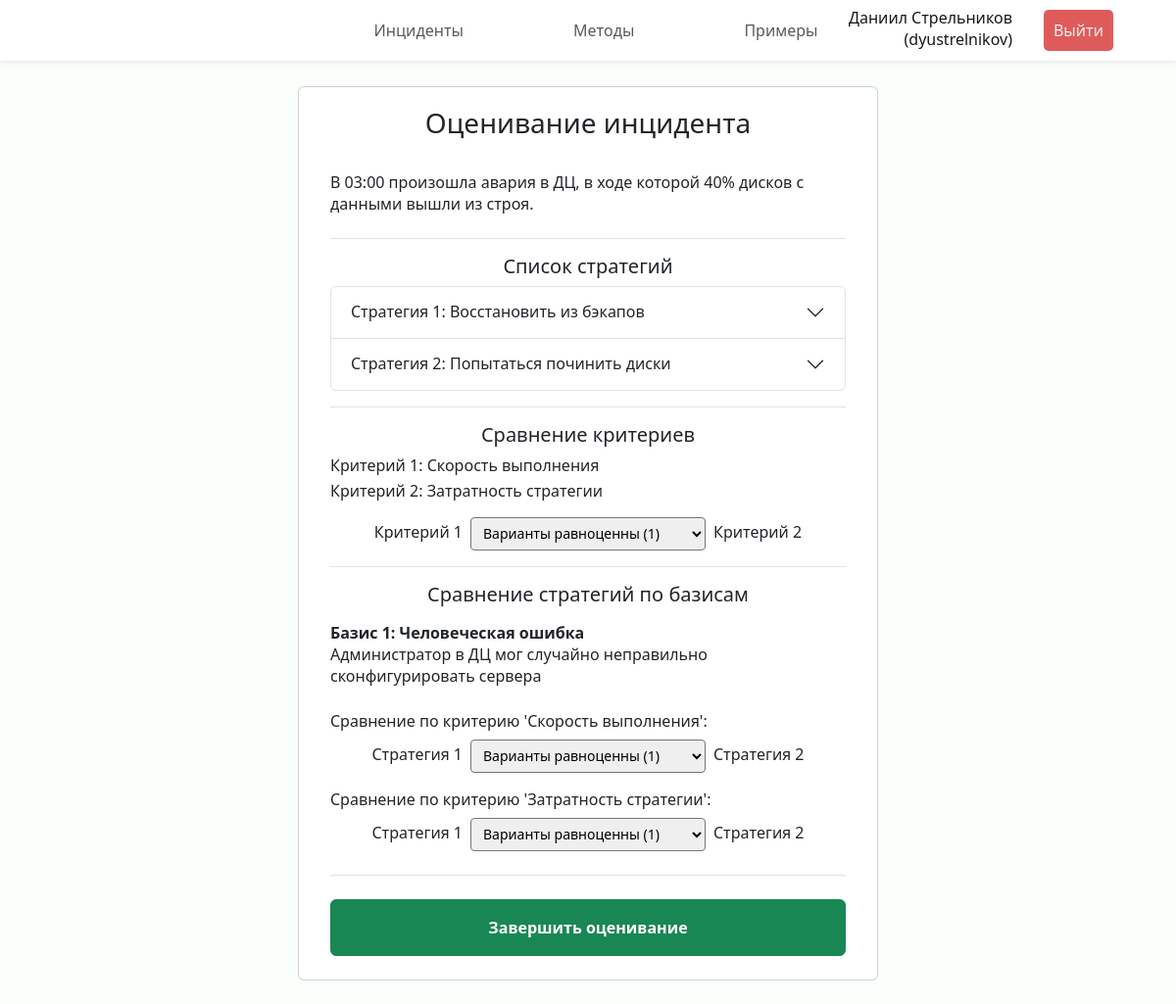
The app's page /incident/9/assess (signed in) with its own data.
### incidents/models.py (models this page shows, shortened)
class Incident(models.Model):
    name = models.CharField("Название", max_length=100)
    description = models.TextField("Описание")
    created_at = models.DateTimeField("Создан")
    results = models.JSONField("Результаты", null=True, blank=True)
    creator = models.ForeignKey(Expert, verbose_name="Инициатор", on_delete=models.CASCADE,
                                related_name="authored_incidents")
    status = models.ForeignKey(Status, verbose_name="Статус", on_delete=models.CASCADE)
    criteries = models.ManyToManyField(Criteria, through="IncidentCriteria")
    experts = models.ManyToManyField(Expert, through="IncidentExpert")
    class Meta:
        verbose_name = "Инцидент"
        verbose_name_plural = "Инциденты"

class Strategy(models.Model):
    incident = models.ForeignKey(Incident, verbose_name="Инцидент", on_delete=models.CASCADE)
    name = models.CharField("Название", max_length=100)
    description = models.TextField("Описание")
    number = models.PositiveSmallIntegerField("Номер")
    class Meta:
        verbose_name = "Стратегия устранения инцидента"
        verbose_name_plural = "Стратегии устранения инцидента"
        unique_together = ('incident', 'name',)

class IncidentCriteria(models.Model):
    incident = models.ForeignKey(Incident, verbose_name="Инцидент", on_delete=models.CASCADE)
    criteria = models.ForeignKey(Criteria, verbose_name="Критерий", on_delete=models.CASCADE)
    number = models.PositiveSmallIntegerField("Номер")
    class Meta:
        verbose_name = "Критерий ранжирования инцидента"
        verbose_name_plural = "Критерии ранжирования инцидента"
        unique_together = ('incident', 'criteria',)

class Criteria(models.Model):
    description = models.CharField("Описание", max_length=200)
    def __str__(self) -> str:
        return self.description
    class Meta:
        verbose_name = "Критерий ранжирования"
        verbose_name_plural = "Критерии ранжирования"

class Basis(models.Model):
    incident = models.ForeignKey(Incident, verbose_name="Инцидент", on_delete=models.CASCADE)
    name = models.CharField("Название", max_length=100)
    description = models.TextField("Описание")
    number = models.PositiveSmallIntegerField("Номер")
    class Meta:
        verbose_name = "Базис инцидента"
        verbose_name_plural = "Базисы инцидента"
        unique_together = ('incident', 'name',)

### incidents/views.py (the view)
# urls.py: path("incident/<int:incident_id>/assess", views.incident_assess, name="incident_assess"),
@login_required(login_url='login')
def incident_assess(request, incident_id):
    if request.method == 'POST':
        try:
            incident = Incident.objects.get(id=incident_id)
        except Incident.DoesNotExist:
            raise Http404("Инцидент не существует")
        try:
            expert = Expert.objects.get(user=request.user)
        except Expert.DoesNotExist:
            raise Http404("Эксперт не существует")
        incident_expert = IncidentExpert.objects.get(incident=incident,
                                                        expert=expert)
        incident_expert.scores = prepare_scores(json.loads(request.body),
                                                incident.criteries.count(),
                                                incident.strategy_set.count())
        incident_expert.save()
        if check_all_experts_done(incident):
            incident.status = Status.objects.get(name="Оценен")
            incident.results = calculate_incident(get_all_scores(incident))
            incident.save()
        elif incident.status.name == 'Инициирован':
            incident.status = Status.objects.get(name="В процессе оценивания")
            incident.save()
        return HttpResponse(status=200)
    else:
        try:
            incident = Incident.objects.get(id=incident_id)
        except Incident.DoesNotExist:
            raise Http404("Инцидент не существует")
        assessment_form = AssessmentForm()
        return render(request, "incidents/incident_assess.html",
                      {'incident': incident, 'assessment_form': assessment_form})

### incidents/forms.py
class AssessmentForm(forms.Form):
    CHOICES = {'1/9': 'Очень сильно уступает (1/9)',
               '1/7': 'Значительно уступает (1/7)',
               '1/5': 'Сильно уступает (1/5)',
               '1/3': 'Умеренно уступает (1/3)',
               '1': 'Варианты равноценны (1)',
               '3': 'Умеренно превосходит (3)',
               '5': 'Сильно превосходит (5)',
               '7': 'Значительно превосходит (7)',
               '9': 'Очень сильно превосходит (9)'}
    choice = forms.ChoiceField(widget=forms.Select(attrs={'class': 'form-select-sm'}),
                          choices=CHOICES, initial='1')

### incidents/templatetags/utiltags.py (called while the page is built)
@register.filter(name='times')
def times(_min, args=None):
    _max, _step = None, None
    if args:
        if not isinstance(args, int):
            _max, _step = map(int, args.split(','))
        else:
            _max = args
    args = filter(None, (_min, _max, _step))
    return range(*args)

### incidents/templates/incidents/incident_assess.html (shortened to what this page needs)
{% extends 'incidents/base.html' %}
{% load static %}
{% load utiltags %}
{% block header %}
<header class="header fixed-top shadow-sm d-flex">
    <nav class="navbar navbar-expand-lg w-100">
        <div class="collapse navbar-collapse justify-content-center" id="navbarNav">
        <ul class="navbar-nav py-1">
            <li class="nav-item px-5"><a class="nav-link" href="{% url 'incidents' %}">Инциденты</a></li>
            <li class="nav-item px-5"><a class="nav-link" href="{% url 'methods' %}">Методы</a></li>
            <li class="nav-item px-5"><a class="nav-link" href="{% url 'examples' %}">Примеры</a></li>
        </ul>
        </div>
        <ul class="navbar-nav position-fixed end-0 me-5 align-items-center">
            <li class="nav-item px-3 text-end mb-1">
                <div class="fullname">{{ request.user.get_full_name }}</div>
                <div class="username">({{ request.user.get_username }})</div>
            </li>
            <li class="nav-item px-3">
                <form action="{% url 'logout' %}" method="POST">
                    <button class="logout-btn" type="submit">Выйти</button>
                </form>
            </li>
          </ul>
    </nav>
</header>
{% endblock %}
{% block content %}
<div class="cards d-flex p-2 flex-column align-items-center">
  <div class="col-lg-6 col-xxl-5 card mb-3">
    <div class="card-body mx-3 my-1">
      <form id="assessment">
        <h3 class="mb-4	text-center">Оценивание инцидента</h3>
        <div class="card-text py-2 border-bottom">
          {{ incident.description|linebreaks }}
        </div>
        <div class="d-flex flex-column gap-2 py-3 border-bottom">
          <h5 class="m-0 text-center">Список стратегий</h5>
          <div class="accordion" id="accordionStrategies">
            {% for strategy in incident.strategy_set.all %}
              <div class="accordion-item">
                <h2 class="accordion-header">
                  <button class="accordion-button collapsed" type="button" data-bs-toggle="collapse" data-bs-target="#collapse{{ forloop.counter }}" aria-expanded="true" aria-controls="collapse{{ forloop.counter }}">
                    Стратегия {{ forloop.counter }}: {{ strategy.name }}
                  </button>
                </h2>
              </div>
            {% endfor %}
          </div>
        </div>
        {% if incident.criteries.count > 1 %}
          <div class="d-flex flex-column gap-2 py-3 border-bottom">
            <h5 class="m-0 text-center">Сравнение критериев</h5>
            <div class="d-flex flex-column gap-1 mb-2">
              {% for criteria in incident.incidentcriteria_set.all %}
                <span>Критерий {{ forloop.counter }}: {{ criteria.criteria }}</span>
              {% endfor %}
            </div>
            {% for x in incident.criteries.count|times %}
              {% for y in x|add:"1"|times:incident.criteries.count %}
                <div name="criteria" class="d-flex justify-content-center gap-2">
                  <label for="id_choice" class="form-label mt-1">Критерий {{x|add:"1"}}</label>
                  {{ assessment_form.choice }}
                  <label for="id_choice" class="form-label mt-1">Критерий {{y|add:"1"}}</label>
                </div>
              {% endfor %}
            {% endfor %}
          </div>
        {% endif %}
        {% if incident.basis_set.count > 0 and incident.strategy_set.count > 1 %}
          <div class="d-flex flex-column gap-3 py-3 border-bottom">
            <h5 class="m-0 text-center">Сравнение стратегий по базисам</h4>
            {% for basis in incident.basis_set.all %}
              <div name="basis">
                <div class="fw-bold">Базис {{ forloop.counter }}: {{ basis.name }}</div>
                <div>{{ basis.description|linebreaks }}</div>
                {% for criteria in incident.criteries.all %}
                  <div name="criteria_basis" class="py-2 d-flex flex-column gap-2">
                    <div>Сравнение по критерию '{{ criteria.description }}':</div>
                    {% for x in incident.strategy_set.count|times %}
                      {% for y in x|add:"1"|times:incident.strategy_set.count %}
                        <div name="strategy" class="d-flex justify-content-center align-content-center gap-2">
                          <label for="id_choice" class="form-label mt-1">Стратегия {{x|add:"1"}}</label>
                          {{ assessment_form.choice }}
                          <label for="id_choice" class="form-label mt-1">Стратегия {{y|add:"1"}}</label>
                        </div>
                      {% endfor %}
                    {% endfor %}
                  </div>
                {% endfor %}
              </div>
            {% endfor %}
          </div>
        {% endif %}
        <input type="submit" value="Завершить оценивание" class="btn btn-success mt-4 mb-1 p-3 w-100 fw-bold"/>
      </form>
    </div>
  </div>
</div>
{% endblock %}

### incidents/static/incidents/css/style.css (style rules this page uses)
:root { --font-family: "Segoe UI", Roboto, "Helvetica Neue", Arial, sans-serif; }
* { box-sizing: border-box; padding: 0; margin: 0; }
body { margin: 5rem 0 0 0; font-family: var(--font-family); font-weight: 400; line-height: normal; background-color: rgb(250, 254, 251); color: #19171a; overflow: overlay; width: 100%; }
.header { background: rgb(255, 255, 255); }
.logout-btn { padding: 10px; background-color: #df5b5b; color: #f5efef; text-decoration: none; border-radius: 5px; border-width: 0; }

### records on screen
Incident: description "В 03:00 произошла авария в ДЦ, в ходе которой 40% дисков с данными вышли из строя."
Strategy: name "Восстановить из бэкапов"
Strategy: name "Попытаться починить диски"
IncidentCriteria: criteria "Скорость выполнения"
IncidentCriteria: criteria "Затратность стратегии"
Basis: name "Человеческая ошибка", description "Администратор в ДЦ мог случайно неправильно сконфигурировать сервера"
Criteria: description "Скорость выполнения", x "1", x "2"
Criteria: description "Затратность стратегии", x "1", x "2"

### other values on screen
{{ request.user.get_full_name }} "Даниил Стрельников"
{{ request.user.get_username }} "dyustrelnikov"
{{ x|add:"1" }} "1"
{{ y|add:"1" }} "2"
